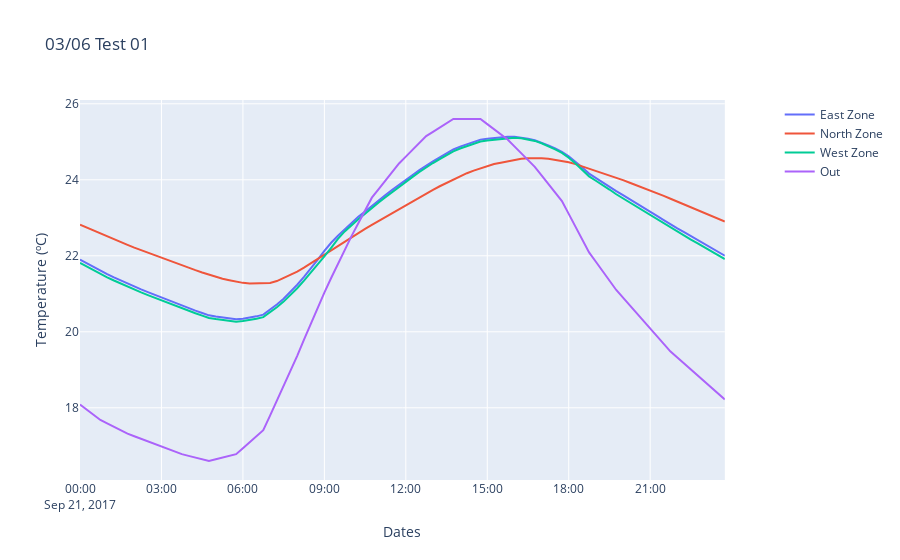

Notebook code cell kept with this figure:
### Code cell
# t02.ao
# t02.enumerate_data_headers("Site Outdoor Air Drybulb Temperature")

des_data = [(i,j,k) for i, j,k, in zip(["Zone Mean Air Temperature"]*3 + ["Site Outdoor Air Drybulb Temperature"], [0,1, 2, 0], ["East Zone", "North Zone","West Zone", "Out"])]

t01d = t01.get_valid_data(des_data)

t01.plot_temps()
